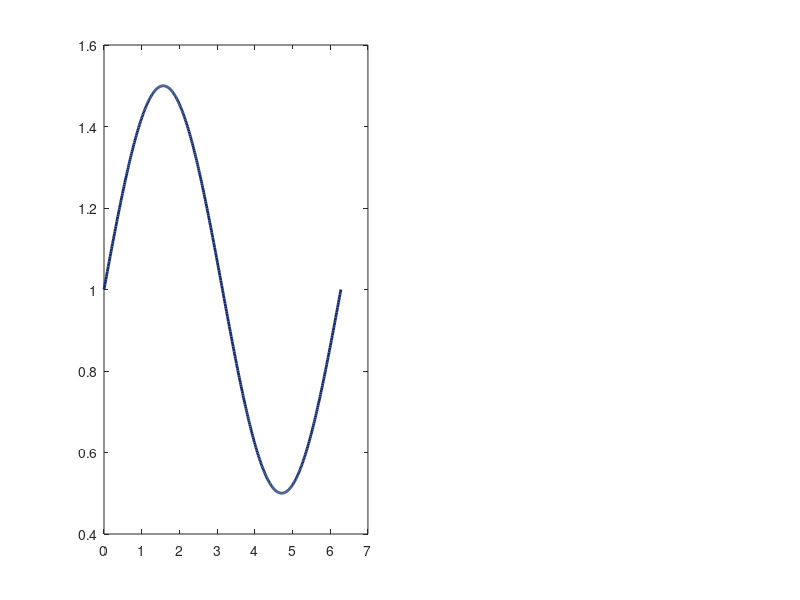

This chart was generated by the following MATLAB code: (Note: this script raises an error after producing the figure.)
% fourier_cfl_variable.m
% Chapter 17: Stability of Spectral Methods
%
% Computational Etude 17.3 (variable-coefficient extension):
% Frozen-coefficient CFL prediction for variable-speed advection.
%
% Two-panel figure:
%   (a) Speed profile c(x) = 1 + 0.5*sin(x) on [0, 2*pi) with c_max
%       and c_mean annotated.
%   (b) Log-log plot of critical dt vs N for RK4 applied to Fourier
%       advection u_t + c(x)*u_x = 0. Experimental binary search
%       compared with frozen-coefficient prediction 2.83/(c_max*N/2).
%
% Author: Dr. Denys Dutykh
% Part of "Computational Etudes: A Spectral Approach"

clear; clc; close all;

NAVY  = [20, 45, 110]/255;
SKY   = [120, 150, 210]/255;
CORAL = [231, 76, 60]/255;

% Output path
script_dir = fileparts(mfilename('fullpath'));
output_dir = fullfile(script_dir, '..', '..', '..', 'textbook', 'figures', 'ch17', 'matlab');
if ~exist(output_dir, 'dir'), mkdir(output_dir); end

%% ---- Panel (a): speed profile ----
c_func = @(x) 1.0 + 0.5 * sin(x);
c_max  = 1.5;
c_mean = 1.0;

x_plot = linspace(0, 2*pi, 500);
c_vals = c_func(x_plot);

figure('Position', [100, 100, 1100, 450]);

subplot(1, 2, 1);
plot(x_plot, c_vals, 'Color', NAVY, 'LineWidth', 2.0);
hold on;
yline(c_max, '--', 'Color', CORAL, 'LineWidth', 1.2);
yline(c_mean, ':', 'Color', SKY, 'LineWidth', 1.2);
hold off;

xlabel('$x$', 'Interpreter', 'latex');
ylabel('$c(x)$', 'Interpreter', 'latex');
title('(a) Variable speed profile');
xlim([0, 2*pi]); ylim([0.3, 1.7]);
legend({'$c(x) = 1 + 0.5\,\sin(x)$', '$c_{\max} = 1.5$', ...
        '$\langle c \rangle = 1.0$'}, ...
       'Interpreter', 'latex', 'Location', 'southwest', 'FontSize', 9);
grid on; set(gca, 'GridAlpha', 0.3);

%% ---- Panel (b): dt_crit vs N ----
N_values = [16, 32, 64, 128, 256];
dt_crits = zeros(size(N_values));

for idx = 1:length(N_values)
    Nv = N_values(idx);
    dtc = find_dt_crit_variable(Nv, c_func);
    dt_crits(idx) = dtc;
    fprintf('N = %4d, dt_crit = %.6f, dt_crit * c_max * (N/2) = %.4f\n', ...
            Nv, dtc, dtc * c_max * Nv / 2);
end

subplot(1, 2, 2);
loglog(N_values, dt_crits, 'o-', 'Color', NAVY, 'MarkerSize', 7, ...
       'LineWidth', 1.5, 'MarkerFaceColor', NAVY, ...
       'DisplayName', '$\Delta t_{\rm crit}$ (experiment)');
hold on;
set(gca, 'XScale', 'log', 'YScale', 'log');

% Frozen-coefficient prediction
N_ref = linspace(12, 300, 100);
loglog(N_ref, 2.83 ./ (c_max * N_ref / 2), '--', 'Color', CORAL, ...
       'LineWidth', 1.2, 'DisplayName', '$2.83\, /\, (c_{\max} \cdot N/2)$');

% Constant-coefficient reference
loglog(N_ref, 2.83 ./ (N_ref / 2), ':', 'Color', SKY, 'LineWidth', 1.2, ...
       'DisplayName', '$2.83\, /\, (N/2)$ [const.\ coeff.]');

% Slope annotation
text(80, 0.04, 'slope = -1', 'FontSize', 10, 'Color', CORAL, ...
     'Rotation', -28, 'HorizontalAlignment', 'center');
hold off;

xlabel('$N$', 'Interpreter', 'latex');
ylabel('$\Delta t_{\rm crit}$', 'Interpreter', 'latex');
title('(b) Frozen-coefficient prediction vs experiment');
legend('Interpreter', 'latex', 'Location', 'northeast', 'FontSize', 9);
grid on; set(gca, 'GridAlpha', 0.3);

% Save figure
set(gcf, 'PaperPositionMode', 'auto');
exportgraphics(gcf, fullfile(output_dir, 'fourier_cfl_variable.pdf'), ...
               'ContentType', 'vector');
exportgraphics(gcf, fullfile(output_dir, 'fourier_cfl_variable.png'), ...
               'Resolution', 300);
fprintf('\nFigure saved to %s\n', fullfile(output_dir, 'fourier_cfl_variable.pdf'));


%% ---- Helper functions ----

function du = fourier_deriv(u, k)
    % Spectral derivative via FFT
    du = real(ifft(1i * k .* fft(u)));
end

function rhs_val = variable_rhs(u, c, k)
    % RHS of u_t + c(x)*u_x = 0
    rhs_val = -c .* fourier_deriv(u, k);
end

function stable = is_stable_rk4(dt, u0, c, k, n_steps)
    % Run n_steps of RK4; return true if solution stays bounded
    u = u0;
    stable = true;
    for step = 1:n_steps
        k1 = variable_rhs(u, c, k);
        k2 = variable_rhs(u + 0.5*dt*k1, c, k);
        k3 = variable_rhs(u + 0.5*dt*k2, c, k);
        k4 = variable_rhs(u + dt*k3, c, k);
        u = u + dt/6 * (k1 + 2*k2 + 2*k3 + k4);
        if max(abs(u)) > 1e6
            stable = false;
            return;
        end
    end
end

function dtc = find_dt_crit_variable(N, c_func)
    % Binary search for critical dt of variable-coefficient advection
    tol = 1e-6;
    x = 2*pi*(0:N-1)'/N;
    c = c_func(x);
    c_max_val = max(abs(c));
    u0 = exp(cos(x));
    k = [0:N/2-1, -N/2:-1]';

    dt_lo = 0.1 / (c_max_val * N);
    dt_hi = 10.0 / N;

    % Ensure dt_hi is unstable
    while is_stable_rk4(dt_hi, u0, c, k, 500)
        dt_hi = dt_hi * 2;
        if dt_hi > 100, dtc = dt_hi; return; end
    end

    % Binary search
    for iter = 1:60
        dt_mid = 0.5 * (dt_lo + dt_hi);
        if is_stable_rk4(dt_mid, u0, c, k, 500)
            dt_lo = dt_mid;
        else
            dt_hi = dt_mid;
        end
        if dt_hi - dt_lo < tol * dt_lo, break; end
    end
    dtc = 0.5 * (dt_lo + dt_hi);
end
